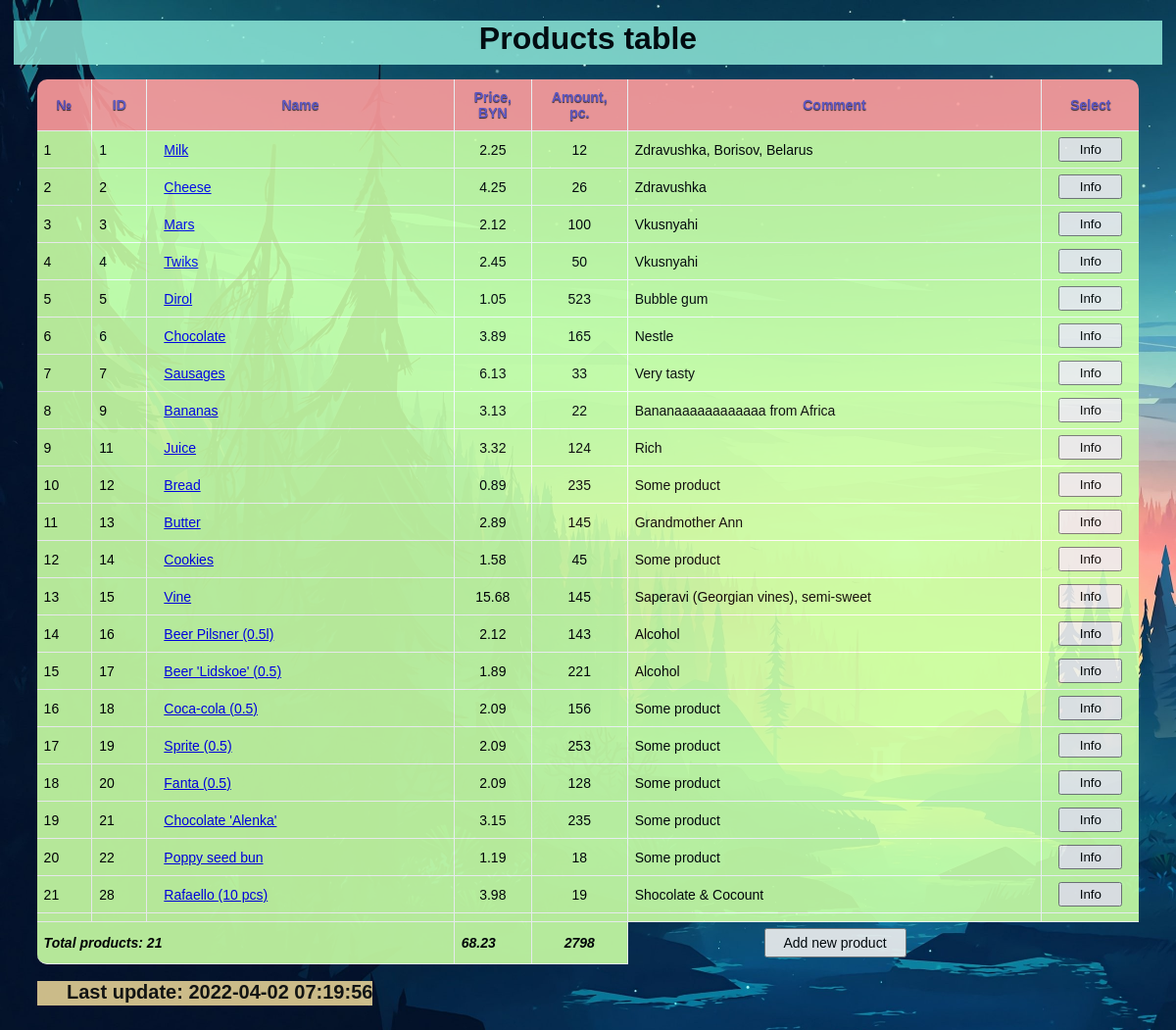
The page / on the database its author committed.
### models.py (models this page shows, shortened)
class Product(db.Model):
    __tablename__ = "Products"
    id = db.Column(db.Integer, primary_key=True)
    name = db.Column(db.String, unique=True, index=True)
    price = db.Column(db.DECIMAL)
    amount = db.Column(db.Integer)
    comment = db.Column(db.String)
    @property
    def product_name(self):
        return self.name
    @property
    def product_price(self):
        return self.price
    @property
    def product_amount(self):
        return self.amount
    @property
    def product_comment(self):
        return self.comment

### view.py (the view)
@app.route("/")
def hello_world():
    total_sum, total_cnt = 0, 0
    products = CRUD.read_products_as_list()
    for product in products:
        *_, prod_price, prod_amount, _ = product
        total_sum += prod_price
        total_cnt += prod_amount
    return render_template('color_table.html',
                           products=products,
                           l=len(products),
                           total_sum=round(total_sum, 2),
                           total_cnt=total_cnt,
                           date=datetime.now().strftime("%Y-%m-%d %H:%M:%S"),
                           url_prod=LOCALHOST + URL_PRODUCT,
                           url_add=LOCALHOST + URL_ADD_PRODUCT)

### db_crud.py (called while the page is built)
    @classmethod
    def read_all(cls):
        return db.session.query(Product).order_by(Product.id)

    @classmethod
    def read_products_as_list(cls):
        products = cls.read_all()
        data = []
        for ind, product in enumerate(products, 1):
            data.append([str(ind), str(product.id), product.name, float(product.price), product.amount, product.comment])
        return data

### templates/color_table.html (shortened to what this page needs)
<!DOCTYPE html>
<html lang="en">
<head>
    <link rel="stylesheet" href="{{ url_for('static', filename='color_table.css') }}">
</head>
<body style="background-color:#E7EDF5;">
    <header>
      <div class="container">
          <h1 class="logo">Products table</h1>
      </div>
    </header>
    <table>
        <tr>
            <th>№</th><th>ID</th><th>Name</th><th>Price, BYN</th><th>Amount, pc.</th><th>Comment</th><th>Select</th>
        </tr>
        {% for product in products %}
        {% set ind, id, name, price, amount, comment = product[0], product[1], product[2], product[3], product[4], product[5] %}
        {% set url_cur = url_prod + id %}
        <tr>
            <td>{{ ind }}</td><td>{{ id }}</td><td><a href="{{ url_cur }}">{{ name }}</a></td><td>{{ price }}</td><td>{{ amount }}</td><td>{{ comment }}</td><td>
            <a href="{{ url_cur }}">
                <button type="submit" id="info_btn" class="search" style="height:25px; width:65px">Info</button>
            </a>
        </tr>
        {% endfor %}
        <tr><td>{{ "" }}</td><td>{{ "" }}</td><td>{{ "" }}</td><td>{{ "" }}</td><td>{{ "" }}</td><td>{{ "" }}</td><td></tr>
        <tr><td colspan="3">{{ "Total products: "}}{{ l }}</td><td>{{ total_sum }}</td><td>{{ total_cnt }}</td>
            <td>
                <a href="{{ url_add }}">
                    <button type="submit" id="add_btn" class="btn_add">Add new product</button>
                </a>
            </td>
        </tr>
    </table>
    <h2>
      <div class="container">
          <h2 class="logo">Last update: {{ date }}</h2>
      </div>
    </h2>
</body>
</html>

### static/color_table.css (style rules this page uses)
body { background-image: url("les.jpg"); background-size: 1920px 1080px; background-attachment: fixed; opacity: 0.9; background-color: #ecf1ef; }
table { font-family: "Lucida Sans Unicode", "Lucida Grande", Sans-Serif; font-size: 14px; border-radius: 10px; border-spacing: 0; text-align: center; width: 95%; margin-left: auto; margin-right: auto; }
th { background: #ff9d9d; color: slateblue; text-shadow: 0 1px 1px #2D2020; padding: 10px 20px; }
th, td { border-style: solid; border-width: 0 1px 1px 0; border-color: white; }
th:first-child, td:first-child { text-align: left; width: 4%; }
th:first-child { border-top-left-radius: 10px; }
th:last-child { border-top-right-radius: 10px; border-right: none; }
td { padding: 4px 7px; background: #c9ffa6; }
tr:last-child td:first-child { border-radius: 0 0 0 10px; }
tr:last-child td { font-size: 14px; font-weight: bold; font-style: italic; }
tr:last-child td:last-child { border-radius: 0 0 10px 0; }
tr td:last-child { border-right: none; text-align: center; }
tr td:nth-child(2) { text-align: left; width: 5%; }
tr td:nth-child(3) { text-align: left; width: 30%; }
tr:last-child td:nth-child(3) { width: auto; text-align: center; }
tr td:nth-child(6) { text-align: left; width: 40%; }
tr td:nth-child(7) { width: 7%; }
tr:last-child td:last-child { width: auto; text-align: center; background: 0; border-color: rgba(255, 0, 0, 0); }
a { display: inline-block; padding: 2px 10px; position: relative; }
header { font-family: "Century Gothic", "Century Gothic", Sans-Serif; background-color: #94efde; height: 45px; width: 99%; margin-left: auto; margin-right: auto; opacity: .9; margin-bottom: 15px; text-align: center; }
h2 { font-family: "Century Gothic", "Century Gothic", Sans-Serif; font-size: 20px; background-color: #fae4a0; height: 25px; width: max-content; opacity: .9; margin-bottom: 25px; margin-left: 30px; }
.btn_add { height:30px; width:145px; font-size: 14px; }

### rows shown on the page
Product: id "1", name "Milk", price "2.25", amount "12", comment "Zdravushka, Borisov, Belarus"
Product: id "2", name "Cheese", price "4.25", amount "26", comment "Zdravushka"
Product: id "3", name "Mars", price "2.12", amount "100", comment "Vkusnyahi"
Product: id "4", name "Twiks", price "2.45", amount "50", comment "Vkusnyahi"
Product: id "5", name "Dirol", price "1.05", amount "523", comment "Bubble gum"
Product: id "6", name "Chocolate", price "3.89", amount "165", comment "Nestle"
Product: id "7", name "Sausages", price "6.13", amount "33", comment "Very tasty"
Product: ind "8", id "9", name "Bananas", price "3.13", amount "22", comment "Bananaaaaaaaaaaaa from Africa"
Product: ind "9", id "11", name "Juice", price "3.32", amount "124", comment "Rich"
Product: ind "10", id "12", name "Bread", price "0.89", amount "235", comment "Some product"
Product: ind "11", id "13", name "Butter", price "2.89", amount "145", comment "Grandmother Ann"
Product: ind "12", id "14", name "Cookies", price "1.58", amount "45", comment "Some product"
Product: ind "13", id "15", name "Vine", price "15.68", amount "145", comment "Saperavi (Georgian vines), semi-sweet"
Product: ind "14", id "16", name "Beer Pilsner (0.5l)", price "2.12", amount "143", comment "Alcohol"
Product: ind "15", id "17", name "Beer 'Lidskoe' (0.5)", price "1.89", amount "221", comment "Alcohol"
Product: ind "16", id "18", name "Coca-cola (0.5)", price "2.09", amount "156", comment "Some product"
Product: ind "17", id "19", name "Sprite (0.5)", price "2.09", amount "253", comment "Some product"
Product: ind "18", id "20", name "Fanta (0.5)", price "2.09", amount "128", comment "Some product"
Product: ind "19", id "21", name "Chocolate 'Alenka'", price "3.15", amount "235", comment "Some product"
Product: ind "20", id "22", name "Poppy seed bun", price "1.19", amount "18", comment "Some product"
Product: ind "21", id "28", name "Rafaello (10 pcs)", price "3.98", amount "19", comment "Shocolate & Cocount"

### other values the page prints
{{ "Total products: " }} "Total products:"
{{ l }} "21"
{{ total_sum }} "68.23"
{{ total_cnt }} "2798"
